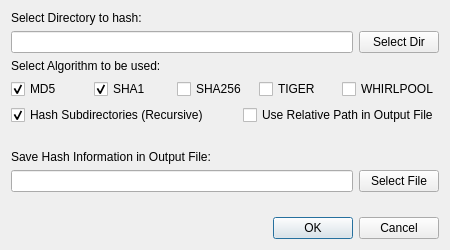
<?xml version="1.0" encoding="UTF-8"?>
<ui version="4.0">
 <class>DialogCalcHash</class>
 <widget class="QDialog" name="DialogCalcHash">
  <property name="geometry">
   <rect>
    <x>0</x>
    <y>0</y>
    <width>450</width>
    <height>250</height>
   </rect>
  </property>
  <property name="windowTitle">
   <string>Calculate Hash</string>
  </property>
  <layout class="QVBoxLayout" name="verticalLayout">
   <item>
    <widget class="QLabel" name="label_2">
     <property name="text">
      <string>Select Directory to hash:</string>
     </property>
    </widget>
   </item>
   <item>
    <layout class="QHBoxLayout" name="horizontalLayout_3">
     <item>
      <widget class="QLineEdit" name="lineEditPath"/>
     </item>
     <item>
      <widget class="QPushButton" name="pushButtonDir">
       <property name="text">
        <string>Select Dir</string>
       </property>
      </widget>
     </item>
    </layout>
   </item>
   <item>
    <widget class="QLabel" name="label">
     <property name="text">
      <string>Select Algorithm to be used:</string>
     </property>
    </widget>
   </item>
   <item>
    <layout class="QHBoxLayout" name="horizontalLayout">
     <item>
      <widget class="QCheckBox" name="checkMD5">
       <property name="text">
        <string>MD5</string>
       </property>
       <property name="checked">
        <bool>true</bool>
       </property>
      </widget>
     </item>
     <item>
      <widget class="QCheckBox" name="checkSHA1">
       <property name="text">
        <string>SHA1</string>
       </property>
       <property name="checked">
        <bool>true</bool>
       </property>
      </widget>
     </item>
     <item>
      <widget class="QCheckBox" name="checkSHA256">
       <property name="text">
        <string>SHA256</string>
       </property>
      </widget>
     </item>
     <item>
      <widget class="QCheckBox" name="checkTIGER">
       <property name="text">
        <string>TIGER</string>
       </property>
      </widget>
     </item>
     <item>
      <widget class="QCheckBox" name="checkWHIRLPOOL">
       <property name="text">
        <string>WHIRLPOOL</string>
       </property>
      </widget>
     </item>
    </layout>
   </item>
   <item>
    <layout class="QHBoxLayout" name="horizontalLayout_2">
     <item>
      <widget class="QCheckBox" name="checkRecusive">
       <property name="text">
        <string>Hash Subdirectories (Recursive)</string>
       </property>
       <property name="checked">
        <bool>true</bool>
       </property>
      </widget>
     </item>
     <item>
      <spacer name="horizontalSpacer">
       <property name="orientation">
        <enum>Qt::Horizontal</enum>
       </property>
       <property name="sizeHint" stdset="0">
        <size>
         <width>40</width>
         <height>20</height>
        </size>
       </property>
      </spacer>
     </item>
     <item>
      <widget class="QCheckBox" name="checkRelPath">
       <property name="text">
        <string>Use Relative Path in Output File</string>
       </property>
      </widget>
     </item>
    </layout>
   </item>
   <item>
    <spacer name="verticalSpacer_2">
     <property name="orientation">
      <enum>Qt::Vertical</enum>
     </property>
     <property name="sizeHint" stdset="0">
      <size>
       <width>20</width>
       <height>40</height>
      </size>
     </property>
    </spacer>
   </item>
   <item>
    <widget class="QLabel" name="label_3">
     <property name="text">
      <string>Save Hash Information in Output File:</string>
     </property>
    </widget>
   </item>
   <item>
    <layout class="QHBoxLayout" name="horizontalLayout_4">
     <item>
      <widget class="QLineEdit" name="lineEditSaveFile"/>
     </item>
     <item>
      <widget class="QPushButton" name="pushButtonSaveFile">
       <property name="text">
        <string>Select File</string>
       </property>
      </widget>
     </item>
    </layout>
   </item>
   <item>
    <spacer name="verticalSpacer">
     <property name="orientation">
      <enum>Qt::Vertical</enum>
     </property>
     <property name="sizeHint" stdset="0">
      <size>
       <width>20</width>
       <height>40</height>
      </size>
     </property>
    </spacer>
   </item>
   <item>
    <widget class="QDialogButtonBox" name="buttonBox">
     <property name="orientation">
      <enum>Qt::Horizontal</enum>
     </property>
     <property name="standardButtons">
      <set>QDialogButtonBox::Cancel|QDialogButtonBox::Ok</set>
     </property>
    </widget>
   </item>
  </layout>
 </widget>
 <resources/>
 <connections>
  <connection>
   <sender>buttonBox</sender>
   <signal>accepted()</signal>
   <receiver>DialogCalcHash</receiver>
   <slot>accept()</slot>
   <hints>
    <hint type="sourcelabel">
     <x>222</x>
     <y>224</y>
    </hint>
    <hint type="destinationlabel">
     <x>222</x>
     <y>122</y>
    </hint>
   </hints>
  </connection>
  <connection>
   <sender>buttonBox</sender>
   <signal>rejected()</signal>
   <receiver>DialogCalcHash</receiver>
   <slot>reject()</slot>
   <hints>
    <hint type="sourcelabel">
     <x>222</x>
     <y>224</y>
    </hint>
    <hint type="destinationlabel">
     <x>222</x>
     <y>122</y>
    </hint>
   </hints>
  </connection>
 </connections>
</ui>
